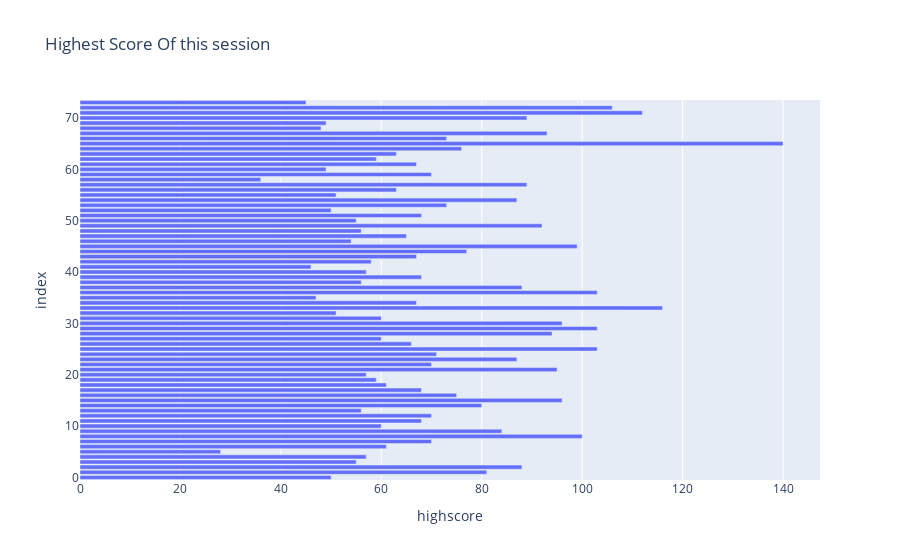

The cell this chart's notebook holds for it:
### Code cell
figure = px.bar(data, x=data["highscore"],
            title="Highest Score Of this session ")
figure.show()

### Figure 1 — Plotly figure (JSON) as saved in the notebook; plotly's stock layout.template omitted (floating-point values rounded to 4 significant figures)
{"data": [{"alignmentgroup": "True", "hovertemplate": "highscore=%{x}<br>index=%{y}<extra></extra>", "legendgroup": "", "marker": {"color": "#636efa", "pattern": {"shape": ""}}, "name": "", "offsetgroup": "", "orientation": "h", "showlegend": false, "textposition": "auto", "type": "bar", "x": [50, 81, 88, 55, 57, 28, 61, 70, 100, 84, 60, 68, 70, 56, 80, 96, 75, 68, 61, 59, 57, 95, 70, 87, 71, 103, 66, 60, 94, 103, 96, 60, 51, 116, 67, 47, 103, 88, 56, 68, 57, 46, 58, 67, 77, 99, 54, 65, 56, 92, 55, 68, 50, 73, 87, 51, 63, 89, 36, 70, 49, 67, 59, 63, 76, 140, 73, 93, 48, 49, 89, 112, 106, 45], "xaxis": "x", "y": [0, 1, 2, 3, 4, 5, 6, 7, 8, 9, 10, 11, 12, 13, 14, 15, 16, 17, 18, 19, 20, 21, 22, 23, 24, 25, 26, 27, 28, 29, 30, 31, 32, 33, 34, 35, 36, 37, 38, 39, 40, 41, 42, 43, 44, 45, 46, 47, 48, 49, 50, 51, 52, 53, 54, 55, 56, 57, 58, 59, 60, 61, 62, 63, 64, 65, 66, 67, 68, 69, 70, 71, 72, 73], "yaxis": "y"}], "layout": {"barmode": "relative", "legend": {"tracegroupgap": 0}, "title": {"text": "Highest Score Of this session "}, "xaxis": {"anchor": "y", "domain": [0, 1], "title": {"text": "highscore"}}, "yaxis": {"anchor": "x", "domain": [0, 1], "title": {"text": "index"}}}}
